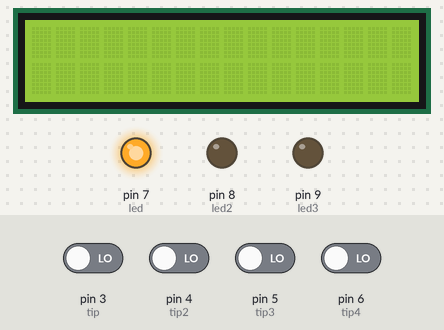
A sketch run on a simulated Arduino Uno, built with avr-gcc and run on an emulated ATmega328P. Shown: 16×2 character LCD, output pins drawn as LEDs (lit = HIGH). Inputs (shaded band) come from the test bench; at power-on: pin 3 (tip), pin 4 (tip2), pin 5 (tip3), pin 6 (tip4) LOW.

Above: at 1.2 s.
1.3 s: pin 3 (tip) driven HIGH
At 1.8 s:
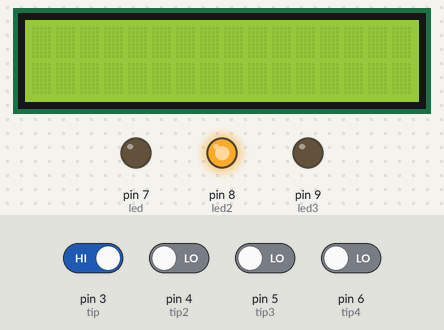
2.8 s: pin 6 (tip4) driven HIGH
At 3.1 s:
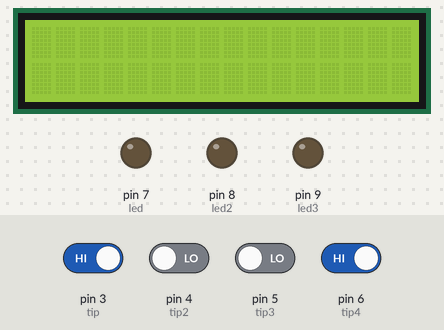
4.3 s: pin 3 (tip) driven LOW and pin 6 (tip4) driven LOW
At 5.3 s:
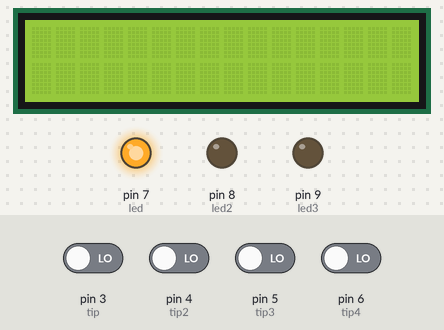
5.8 s: pin 4 (tip2) driven HIGH
At 6.4 s:
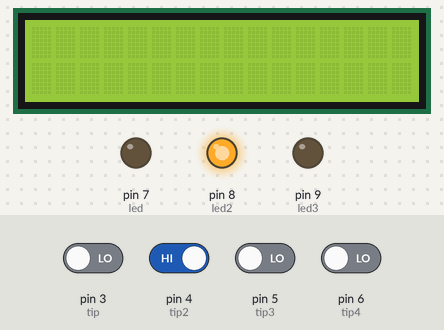
7.3 s: pin 3 (tip) driven HIGH and pin 5 (tip3) driven HIGH
At 8.9 s:
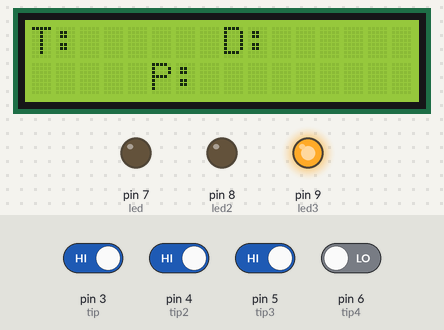
Timing chart, 0 to 10.0 s (numbered marks = the images above; inputs shaded):
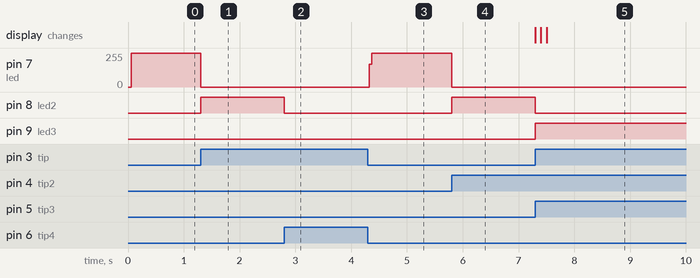

Measured:
- after the input at 1.3 s, pin 7 (led): 255/255 → 0/255 at once; pin 8 (led2): LOW → HIGH at once
- after the input at 2.8 s, pin 8 (led2): HIGH → LOW at once
- after the input at 4.3 s, pin 7 (led): 0/255 → 255/255 at once
- after the input at 5.8 s, pin 7 (led): 255/255 → 0/255 at once; pin 8 (led2): LOW → HIGH at once
- after the input at 7.3 s, pin 8 (led2): HIGH → LOW at once; pin 9 (led3): LOW → HIGH at once; the display: first changes at once (image 5 shows a later state)

The sketch:

jaka_vesna_koncna.ino
```cpp
#include <LiquidCrystal.h>


const int rs = 1, en = 2, d4 = 10, d5 = 11, d6 = 12, d7 = 13;
LiquidCrystal lcd(rs, en, d4, d5, d6, d7);


int tip = 3;
int tip2 = 4;
int tip3 = 5;
int tip4 = 6;
int led = 7;
int led2 = 8;
int led3 = 9;


void setup() {
  // put your setup code here, to run once:
  pinMode(tip, INPUT);
  pinMode(tip2, INPUT);
  pinMode(tip3, INPUT);
  pinMode(tip4, INPUT);
  pinMode(led, OUTPUT);
  pinMode(led2, OUTPUT);
  pinMode(led3, OUTPUT);

  lcd.begin(16,2);

}


int ena = 0;
int dva = 0;
int tri = 0;

int vse = 0;
long prvi = 0;
long drugi = 0;
long treti = 0;


String enka = "";

String druga = "";

String tretja = "";

int stevec = 0;
int st = 1;

void loop() {

  // put your main code here, to run repeatedly:
  if (digitalRead(tip) == HIGH) {
    ena = 1;
    prvi = millis();
  }
  if (digitalRead(tip2) == HIGH) {
    dva = 1;
    drugi = millis();
  }
  if (digitalRead(tip3) == HIGH) {
    tri = 1;
    treti = millis();
  }
  if (digitalRead(tip4) == HIGH) {
    ena = 0;
    dva = 0;
    tri = 0;
    vse = 0;
    treti = 0;
    drugi = 0;
    prvi = 0;
    digitalWrite(led, LOW);
    digitalWrite(led2, LOW);
    digitalWrite(led3, LOW);
    lcd.clear();
    st = 1;
  }

  if (ena == 0 && dva == 0 && tri == 0) {
    digitalWrite(led, HIGH);
  }

  if (ena == 1 || dva == 1 || tri == 1) {
    if (ena == 1 && dva == 1 && tri == 1) {
      digitalWrite(led3, HIGH);
      digitalWrite(led2, LOW);
    } else {
      digitalWrite(led2, HIGH);
    }
    digitalWrite(led, LOW);

  }
  /*
    if(prvi<drugi){
      if(drugi<treti){
        enka="prvi";
        druga="drugi";
        tretja="tretji";
        }
       else{
        enka="prvi";
        tretja="drugi";
        druga="tretji";
        }
    }
    else if(drugi<prvi){
      if(prvi<tretji){
        druga="prvi";
        enka="drugi";
        tretja="tretji";

      }
      else{
        druga="prvi";
      }
    }
  */

  if (prvi < drugi && drugi < treti) {
    enka = "gEna";
    druga = "gDva";
    tretja = "gTri";
  }
  else if (prvi < drugi && treti < drugi && prvi < treti) {
    enka = "gEna";
    druga = "gTri";
    tretja = "gDva";
  }
  else if (drugi < prvi && prvi < treti) {
    enka = "gDva";
    druga = "gEna";
    tretja = "gTri";
  }
  else if (drugi < prvi && treti < prvi && drugi < treti) {
    enka = "gDva";
    druga = "gTri";
    tretja = "gEna";
  }
  else if (treti < prvi && prvi < drugi) {
    enka = "gTri";
    druga = "gEna";
    tretja = "gDva";
  }
  else if (treti < prvi && drugi < prvi && treti < drugi) {
    enka = "gTri";
    druga = "gDva";
    tretja = "gEna";
  }


  if (ena == 1 && dva == 1 && tri == 1 && st == 1) {
    lcd.setCursor(0,0);
    lcd.print("T: " + tretja);
    delay(100);

    lcd.setCursor(8, 0);
    lcd.print("D: " + druga);
    delay(100);
    lcd.setCursor(5, 1);
    lcd.print("P: " + enka);
    delay(100);
    st++;
    //Serial.println("P: " + enka + " D: " + druga + " T: " + tretja);

  }

}
  /*
    //zdi s mi d mugoc dela bomo vidl....
      Serial.print(prvi);
      Serial.print("  ");
      Serial.print(drugi);
      Serial.print("  ");
      Serial.print(treti);
      Serial.println();
      Serial.println("P: " + enka + " D: " + druga + " T: " + tretja);

  */
  //DELA LETS HOOOOOOOOOOOOOOOOOOOOOOOOOOOOOOOOOOe
//}
```
